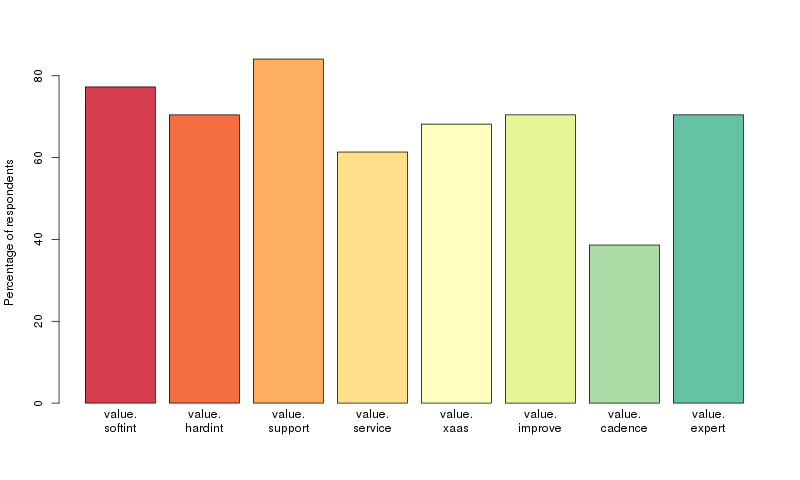

Write the R code that produced this figure.
library(RColorBrewer)

args <- commandArgs(TRUE)
outFile = args[1]

survey <- read.csv("survey_results.csv",head=TRUE)

valuecols <- subset(survey,
        select = c('value.softint','value.hardint','value.support',
                   'value.service','value.xaas','value.improve',
                   'value.cadence','value.expert')
    )

counts <- table(as.matrix(valuecols))
percentage <- counts / 44 * 100

png(outFile, width=800)
barplot(percentage,
    ylab="Percentage of respondents",
    col=brewer.pal(9,"Spectral"),
#    names.arg=c("Software\nintegration","Hardware\nintegration","Support\n",
#                "Services\n","Software as\na Service","Improve\n",
#                "Release\ntiming","Domain\nexpertise")
    names.arg=c("value.\nsoftint","value.\nhardint","value.\nsupport",
                "value.\nservice","value.\nxaas","value.\nimprove",
                "value.\ncadence","value.\nexpert")
   )
